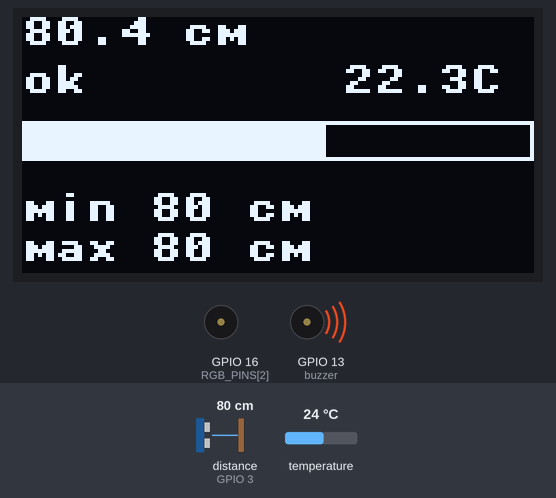
Recording of a program running on a simulated ESP32 board running MicroPython. Parts: 128×64 one-colour display, buzzer (waves = sounding, pin HIGH). The inputs (shaded band) are chosen by the test bench; at power-on: distance to the obstacle (sensor on GPIO 3) 80 cm, temperature 24 °C. The echo pulse lasts 58.3 µs per cm; library files of the repository ran but are not shown: sh1106.py, hcsr04.py, bme280.py; pins used as bus, display or sensor lines are not drawn; what the program prints to the serial console is not drawn.

Above: at 0.73 s.
1.4 s: distance to the obstacle (sensor on GPIO 3) set to 2 cm
At 1.69 s:
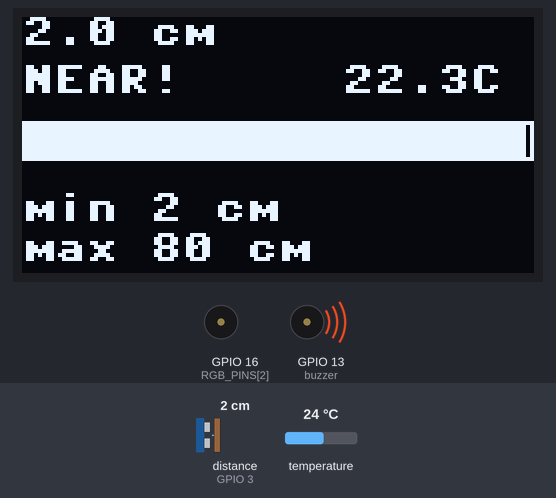
3.5 s: temperature set to 12 °C
At 4.62 s:
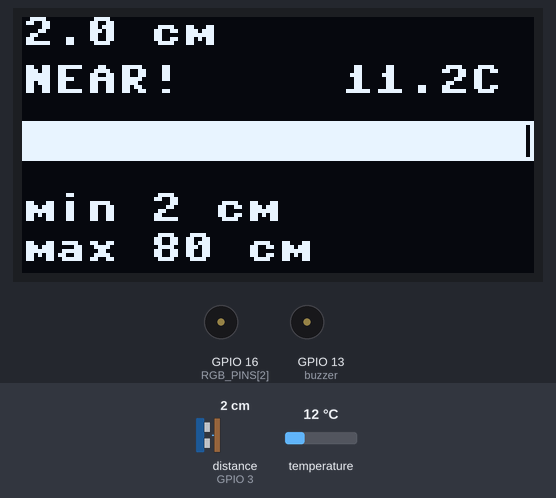
5.7 s: distance to the obstacle (sensor on GPIO 3) set to 35 cm
At 6.21 s:
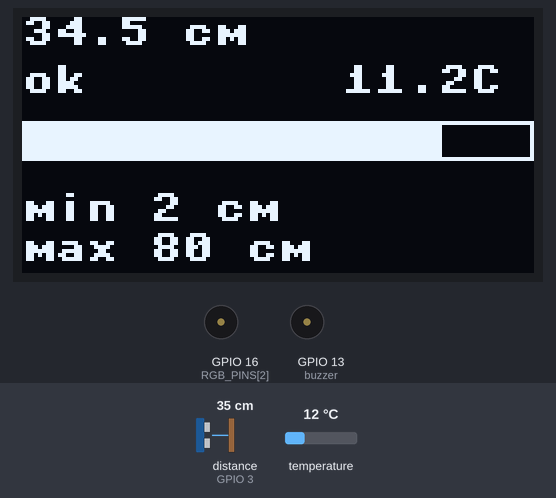
7.2 s: distance to the obstacle (sensor on GPIO 3) set to 18 cm
At 7.38 s:
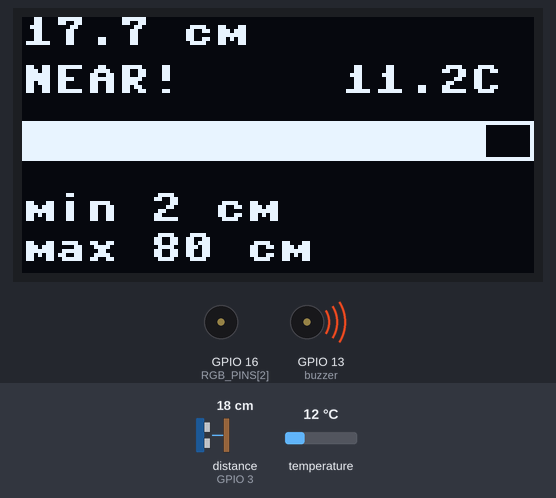
8.7 s: temperature set to 19 °C
At 10.4 s:
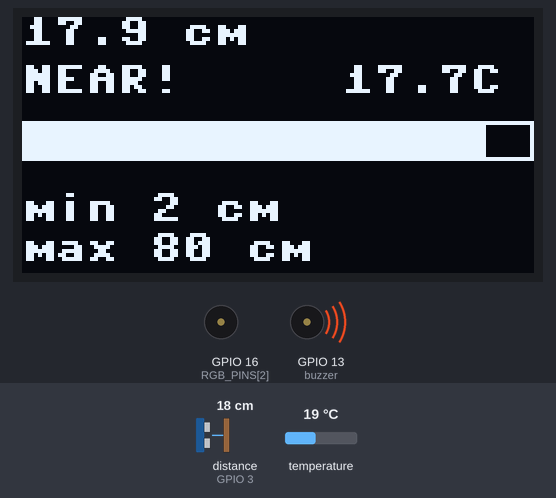
11.7 s: temperature set to 28 °C
At 12.42 s:
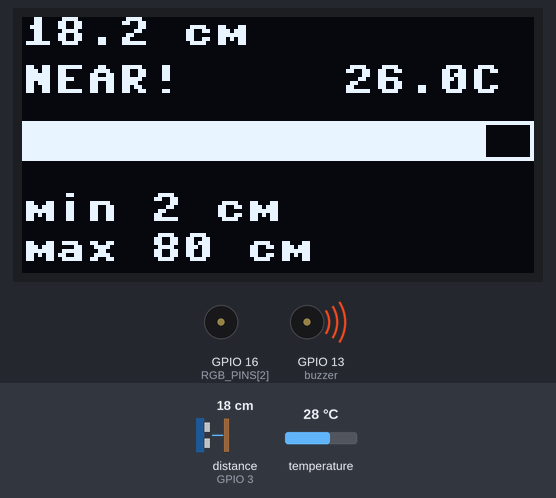
Timing chart, 0 to 14.7 s (numbered marks = the images above; inputs shaded):
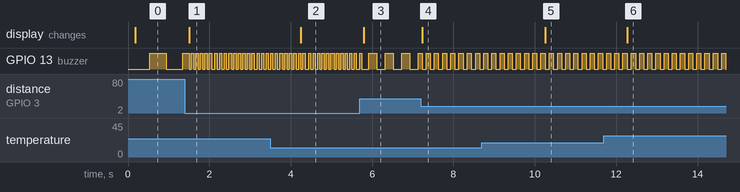

The program:

main.py
```python
from machine import I2C, Pin, PWM
from sh1106 import SH1106_I2C
from hcsr04 import HCSR04
from bme280 import BME280
import time

# --- pins ---
TRIG_PIN = 2
ECHO_PIN = 3
BUZZ_PIN = 13
RGB_PINS = (14, 15, 16)     # R, G, B

OLED_I2C_ID = 0
OLED_SDA = 4
OLED_SCL = 5

SENS_I2C_ID = 1
SENS_SDA = 26
SENS_SCL = 27

# --- settings ---
ALARM_CM = 20           # closer than this -> "NEAR!" on the display
MAX_CM = 200            # bar graph full scale
NEAR_CM = 10            # closer than this -> red LED, fastest beeping
FAR_CM = 100            # farther than this -> green LED, buzzer silent

BEEP_FAST_MS = 50       # buzzer on/off time at NEAR_CM or closer (fast beeping)
BEEP_SLOW_MS = 500      # buzzer on/off time at FAR_CM (slow beeping)

MEAS_PERIOD_MS = 100    # distance measurement interval
HOLD_MS = 500           # keep the last distance during short echo dropouts
TEMP_PERIOD_MS = 2000   # temperature read interval
LOOP_MS = 10            # main loop step (buzzer timing resolution)

BUZZER_ACTIVE_LOW = False   # True if the buzzer beeps on logic 0
RGB_COMMON_ANODE = False    # True if the RGB LED common pin goes to 3V3
RGB_BRIGHTNESS = 0.5        # 0.0 - 1.0

LIB_SOUND_SPEED = 343.64   # m/s, fixed speed of sound inside hcsr04 library (1 / 29.1 cm/us)
LIB_NO_ECHO_CM = 250.0     # hcsr04 library returns this value when no echo comes back


def sound_speed(temp_c):
    return 331.3 + 0.606 * temp_c   # m/s (~343 m/s at 20 C)


def read_distance(sensor, temp_c):
    """Return distance in cm corrected for temperature, or None if out of range."""
    try:
        d = sensor.distance_cm()
    except OSError:     # 'Out of range'
        return None
    if abs(d - LIB_NO_ECHO_CM) < 0.01:     # no echo -> out of range
        return None
    return d * sound_speed(temp_c) / LIB_SOUND_SPEED


def closeness(d):
    """0.0 at NEAR_CM or closer, 1.0 at FAR_CM or farther."""
    t = (d - NEAR_CM) / (FAR_CM - NEAR_CM)
    return min(max(t, 0.0), 1.0)


def distance_color(d):
    """RGB levels 0.0-1.0: red (near) -> yellow -> green (far), blue = no echo."""
    if d is None:
        return (0.0, 0.0, 1.0)
    t = closeness(d)
    return (min(1.0, 2 * (1 - t)), min(1.0, 2 * t), 0.0)


def held_distance(last_d, age_ms):
    """Distance to use when there is no echo."""
    if last_d is None:
        return None
    if last_d <= NEAR_CM:   # object too close to measure (< ~3 cm) -> keep beeping fast
        return last_d
    if age_ms < HOLD_MS:    # short dropout -> keep the last value
        return last_d
    return None


def beep_interval(d):
    """Buzzer on/off time in ms: short when close, long when far, None = silent."""
    if d is None or d >= FAR_CM:
        return None
    return int(BEEP_FAST_MS + closeness(d) * (BEEP_SLOW_MS - BEEP_FAST_MS))


def set_buzzer(buzzer, on):
    buzzer.value(on != BUZZER_ACTIVE_LOW)


def set_rgb(leds, color):
    for pwm, level in zip(leds, color):
        duty = int(level * RGB_BRIGHTNESS * 65535)
        if RGB_COMMON_ANODE:
            duty = 65535 - duty
        pwm.duty_u16(duty)


def draw(oled, d, temp_c, d_min, d_max):
    oled.fill(0)
    if d is None:
        oled.text("--- cm", 0, 0)
        oled.text("no echo", 0, 12)
    else:
        oled.text("{:.1f} cm".format(d), 0, 0)
        oled.text("NEAR!" if d < ALARM_CM else "ok", 0, 12)
        # bar: full = near, empty = far
        w = int(128 * (1 - min(d, MAX_CM) / MAX_CM))
        oled.rect(0, 26, 128, 10, 1)
        oled.fill_rect(0, 26, w, 10, 1)
    oled.text("{:.1f}C".format(temp_c), 80, 12)
    if d_min is not None:
        oled.text("min {:.0f} cm".format(d_min), 0, 44)
        oled.text("max {:.0f} cm".format(d_max), 0, 54)
    oled.show()


def main():
    oled_i2c = I2C(OLED_I2C_ID, sda=Pin(OLED_SDA), scl=Pin(OLED_SCL), freq=400_000)
    sens_i2c = I2C(SENS_I2C_ID, sda=Pin(SENS_SDA), scl=Pin(SENS_SCL), freq=100_000)
    oled_found = oled_i2c.scan()
    sens_found = sens_i2c.scan()
    print("I2C0 (OLED):  ", [hex(a) for a in oled_found])   # expect 0x3c
    print("I2C1 (BME280):", [hex(a) for a in sens_found])   # expect 0x76

    if 0x3C not in oled_found:
        print("OLED not found")
        return
    oled = SH1106_I2C(oled_i2c)

    thermo = None
    if 0x76 in sens_found:
        thermo = BME280(sens_i2c)
    else:
        print("BME280 not found")

    sensor = HCSR04(trigger_pin=TRIG_PIN, echo_pin=ECHO_PIN, echo_timeout_us=30000)
    buzzer = Pin(BUZZ_PIN, Pin.OUT)
    set_buzzer(buzzer, False)

    leds = []
    for p in RGB_PINS:
        pwm = PWM(Pin(p))
        pwm.freq(1000)
        leds.append(pwm)
    set_rgb(leds, (0.0, 0.0, 0.0))

    temp_c = 20.0       # updated from BME280 (20 C until first read)
    d_min = None
    d_max = None
    last_d = None       # last valid distance
    interval = None     # buzzer on/off time, None = silent
    buzzer_on = False
    now = time.ticks_ms()
    last_valid = now
    last_toggle = now
    last_temp = time.ticks_add(now, -TEMP_PERIOD_MS)   # read temp right away
    last_meas = time.ticks_add(now, -MEAS_PERIOD_MS)   # measure right away

    print("Press Ctrl+C to stop.")

    try:
        while True:
            now = time.ticks_ms()

            # temperature -> speed of sound
            if thermo is not None and time.ticks_diff(now, last_temp) >= TEMP_PERIOD_MS:
                last_temp = now
                try:
                    temp_c = thermo.temperature()
                except OSError:
                    print("BME280: read error")

            # distance -> display, LED colour, beep rate
            if time.ticks_diff(now, last_meas) >= MEAS_PERIOD_MS:
                last_meas = now
                d = read_distance(sensor, temp_c)
                if d is not None:
                    last_d = d
                    last_valid = now
                    d_min = d if d_min is None else min(d_min, d)
                    d_max = d if d_max is None else max(d_max, d)
                else:
                    d = held_distance(last_d, time.ticks_diff(now, last_valid))
                set_rgb(leds, distance_color(d))
                interval = beep_interval(d)
                draw(oled, d, temp_c, d_min, d_max)

            # buzzer: toggle faster when closer, slower when farther
            now = time.ticks_ms()
            if interval is None:
                buzzer_on = False
                set_buzzer(buzzer, False)
            elif time.ticks_diff(now, last_toggle) >= interval:
                last_toggle = now
                buzzer_on = not buzzer_on
                set_buzzer(buzzer, buzzer_on)

            time.sleep_ms(LOOP_MS)

    except KeyboardInterrupt:
        print("\nProgram stopped. Exiting...")
        set_buzzer(buzzer, False)
        set_rgb(leds, (0.0, 0.0, 0.0))
        oled.fill(0)
        oled.show()
        oled.poweroff()


if __name__ == "__main__":
    main()
```

Measured:
- after the input at 1.4 s, GPIO 13 (buzzer): alternates HIGH for 0.06 s and LOW for 0.05 s, starting after 0.11 s; the display: changes after 0.11 s (image 1)
- after the input at 3.5 s, the display: changes after 0.75 s (image 2)
- after the input at 5.7 s, GPIO 13 (buzzer): alternates HIGH for 0.20 s and LOW for 0.20 s, starting after 0.22 s; the display: changes after 0.10 s (image 3)
- after the input at 7.2 s, GPIO 13 (buzzer): alternates HIGH for 0.10 s and LOW for 0.10 s, starting at once; the display: changes at once (image 4)
- after the input at 8.7 s, the display: changes after 1.6 s (image 5)
- after the input at 11.7 s, the display: changes after 0.57 s (image 6)
